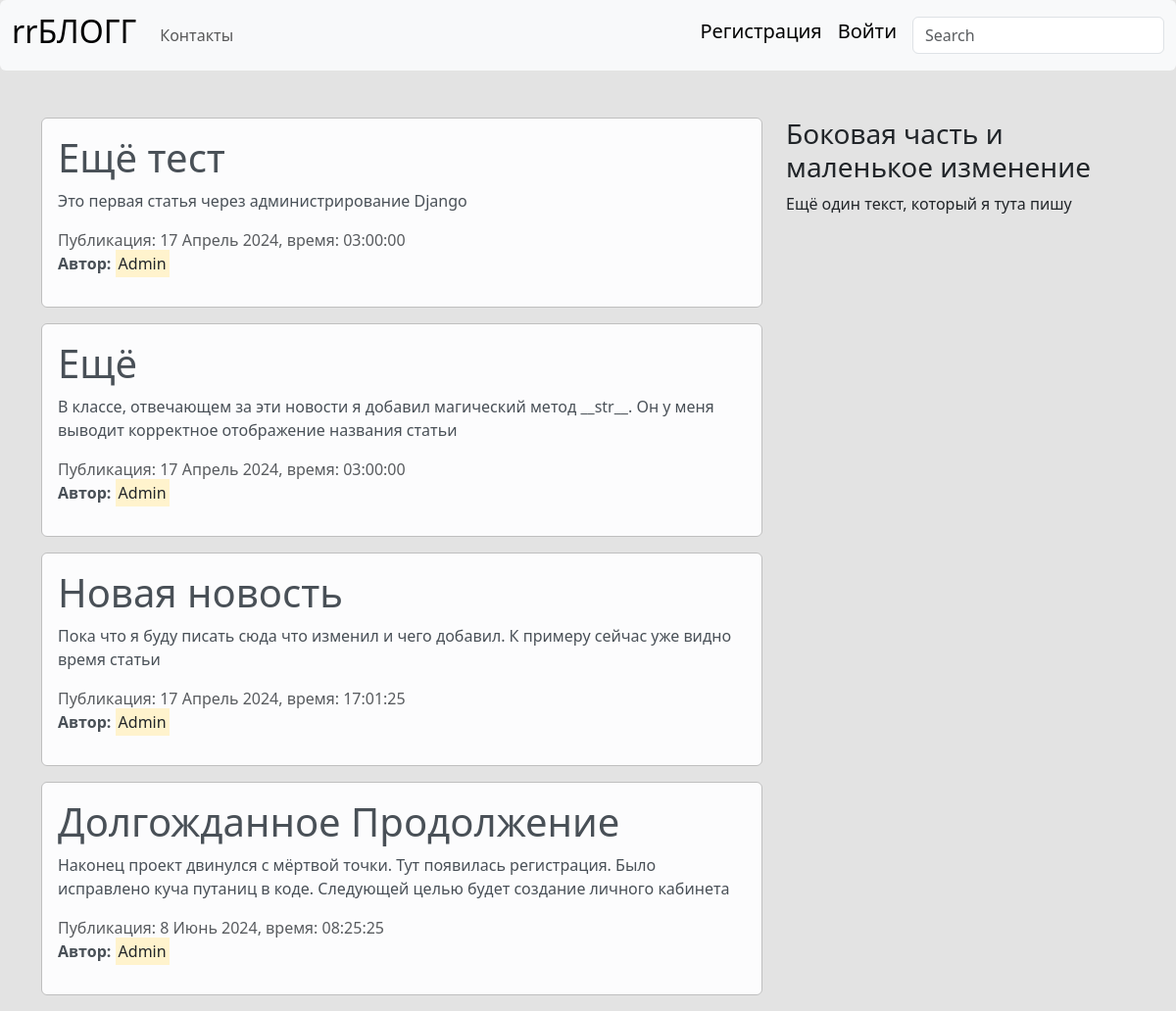
The page / on the database its author committed.
### blog/models.py (models this page shows, shortened)
class News(models.Model):
    title = models.CharField(verbose_name='Название статьи', max_length=100)
    text = models.TextField(verbose_name='Основной текст статьи')
    date = models.DateTimeField(verbose_name='Дата', default=timezone.now)
    avtor = models.ForeignKey(User, verbose_name='Автор', on_delete=models.CASCADE)
    class Meta:
        verbose_name = 'Новость'
        verbose_name_plural = 'Новости'

### blog/views.py (the view)
# urls.py: path('', views.home, name='home'),
def home(request):
    data = {
        'news': News.objects.all(),
        'title': 'Global page',
    }
    return render(request, 'blog/home.html', data)

### blog/templates/blog/home.html (shortened to what this page needs)
{% extends 'blog/base.html' %}
{% block content %}
    {% for post in news %}
        <div class="alert alert-light">
            <h1>{{ post.title }}</h1>
            <p>{{ post.text }}</p>
            <span class="text-muted">Публикация: {{ post.date | date:"j F Y, время: H:i:s" }}</span>
            <p>
                <b>Автор:</b>
                <mark>{{ post.avtor }}</mark>
            </p>
        </div>
    {% endfor %}
{% endblock %}

### blog/static/blog/main.css (style rules this page uses)
body { background: #e3e3e3; }
.alert-light { border-color: #bfbfbf; }

### rows shown on the page
News: title "Ещё тест", text "Это первая статья через администрирование Django", date "17 Апрель 2024, время: 03:00:00", avtor "Admin"
News: title "Ещё", text "В классе, отвечающем за эти новости я добавил магический метод __str__. Он у меня выводит корректное отображение названия статьи", date "17 Апрель 2024, время: 03:00:00", avtor "Admin"
News: title "Новая новость", text "Пока что я буду писать сюда что изменил и чего добавил. К примеру сейчас уже видно время статьи", date "17 Апрель 2024, время: 17:01:25", avtor "Admin"
News: title "Долгожданное Продолжение", text "Наконец проект двинулся с мёртвой точки. Тут появилась регистрация. Было исправлено куча путаниц в коде. Следующей целью будет создание личного кабинета", date "8 Июнь 2024, время: 08:25:25", avtor "Admin"
